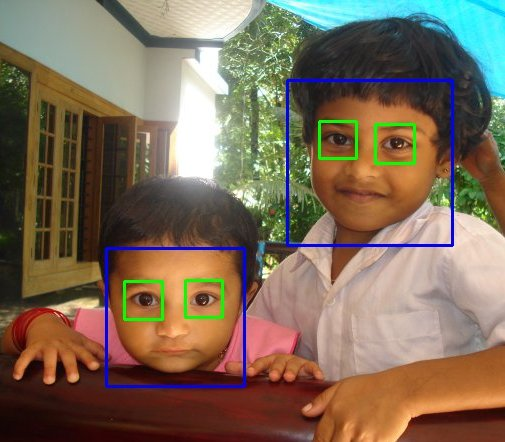
#> input picture opencv/face1.jpg, 505 x 442 px, given in place of video.avi, which was not available
$ python face_detection_v3.py   (Python 2 division)   (older library calls are emulated)
#> lines starting #> are read from the running program, lines starting #| are printed output that depends on the picture; pictures that were not available may be replaced by others from this repository, and a replacement may not be noted
#> in main, frame is the input picture: shape (442, 505, 3); mean B, G, R 87.8, 107.3, 125.1
### opencv/tracking/facedetector.py
# import the necessary packages
import cv2

class FaceDetector:
    def __init__(self, faceCascadePath):
        # load the face detector
        self.faceCascade = cv2.CascadeClassifier(faceCascadePath)

    def detect(self, image, scaleFactor = 1.1, minNeighbors = 5, minSize = (30, 30)):
        # detect faces in the image
        '''
        rects = self.faceCascade.detectMultiScale(image,
        scaleFactor = scaleFactor, minNeighbors = minNeighbors,
        minSize = minSize, flags = cv2.cv.CV_HAAR_SCALE_IMAGE)
        '''

        rects = self.faceCascade.detectMultiScale(image,
        scaleFactor = scaleFactor, minNeighbors = minNeighbors,
        minSize = minSize)

        # return the rectangles representing bounding
        # boxes around the faces
        return rects

### opencv/tracking/face_detection_v3.py
# import the necessary packages
from facedetector import FaceDetector
import cv2
import numpy as np

#Initialize the paramters carefully as result depend on them

OPENCV_HOME = "/Users/ssatpati/anaconda/pkgs/opencv3-3.1.0-py27_0/share/OpenCV/haarcascades/"

#Set the RATIO by which you want to resize the image.
#Based on the video quality decide the
RATIO = 2
#Enter the number of frames you want to track the face after detection
TRACK = 30
#Enter the number of frames to be skipped if no face is found
SKIP = 2
#Load the video. Enter the location of video on which you want to apply
cap = cv2.VideoCapture('../resources/video.avi')
# initialize the termination criteria for CAMSHIFT, indicating
# a maximum of ten iteRATIOns or movement by a least one pixel
# along with the bounding box of the ROI
termination = (cv2.TERM_CRITERIA_EPS | cv2.TERM_CRITERIA_COUNT, 10, 1)

############################################################################################
#Apply Viola-Jones to detect faces in the video. The coordinates corresponding to the top left and bottom
#right pixel will be returned as list which will be used as an input in the subsequent frames to track.
def VJFindFace(frame):
    #Include the global variables inside the scope of the function
    global RATIO, orig
    #list to store the corner coordinates of the faces found.Initially empty
    allRoiPts = []
    #generate a copy of the original frame
    orig = frame.copy()
    #resize the original image. Set the aspect RATIO
    dim = (frame.shape[1]/RATIO, frame.shape[0]/RATIO);
#> dim = (252, 221)
    # perform the actual resizing of the image and show it
    resized = cv2.resize(frame, dim, interpolation = cv2.INTER_AREA)
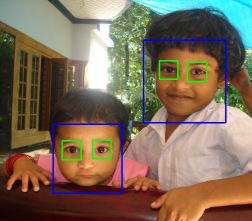
#> resized: shape (221, 252, 3); mean B, G, R 87.8, 107.3, 125.1
    #convert the frame to gray scale
    gray = cv2.cvtColor(resized, cv2.COLOR_BGR2GRAY)
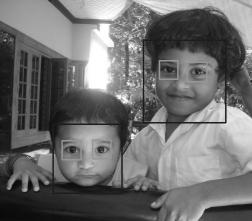
#> gray: shape (221, 252); min 9, max 255, mean 110.4
    # find faces in the gray scale frame of the video using Haar feature based trained classifier
    fd = FaceDetector('{0}/haarcascade_frontalface_default.xml'.format(OPENCV_HOME))
    faceRects = fd.detect(gray, scaleFactor = 1.1, minNeighbors = 4, minSize = (10, 10))
#> in detect, `rects = self.faceCascade.detectMultiScale(image, scaleFactor = scaleFa..`: rects = [[53, 123, 69, 69], [145, 42, 77, 77]]
#> faceRects = [[53, 123, 69, 69], [145, 42, 77, 77]]
    print "\n### Number of Faces: {0}\n".format(np.shape(faceRects)[0])
#| ### Number of Faces: 2
    # loop over the faces and draw a rectangle around each
    for (x, y, w, h) in faceRects:
        #This step is extremely crucial. Here we are trying to decrease the size of the bounding box
        #for the face detected area. The primary reason for this being the box identified by VJ contains
        #a part of background. Hence when we find the mean of this box at the time of tracking, the resulting
        #bounding box was much larger than the actual face region. Thus to eliminate the effect of background
        #changing the mean we decrease the window size, as the color of interest will be available in this area
        #for tracking in the upcoming frames.
        x = RATIO*(x+10)
        y = RATIO*(y+10)
        w = RATIO*(w-15)
        h = RATIO*(h-15)
        #Uncomment line 70, 76 and 77 to view the boxes around faces found using viola jones. Note that these
        #boxes will appear to be shifted and smaller size due to the opeRATIOn performed above
        #cv2.rectangle(frame, (x, y), (x + w, y + h), (0, 255, 255), 2)

        #Assign top left and bottom right pixel values each time Viola-Johnes is run
        #Append all the points detected for the face in the list
        allRoiPts.append((x, y, x+w, y+h))
#> this loop made 2 passes
#> (x, y, w, h) on passes 1 to 2: (126, 266, 108, 108), (310, 104, 124, 124)
#> after the loop, allRoiPts = [(126, 266, 234, 374), (310, 104, 434, 228)]
    #show the detected faces
    cv2.imshow("Faces", frame)
    cv2.waitKey(1)
    return allRoiPts

####################################################################################################################
#Track the faces found using CAMSHIFT algorithm
# [33 lines left out: function trackFace, not called in this run]

def calHist(allRoiPts):
    global orig
    allRoiHist = []
    #For each face found, convert it to HSV and calculate the histogram of
    #that region
    for roiPts in allRoiPts:
        # Grab the ROI for the bounding box by cropping and convert it
        # to the HSV color space.
        roi = orig[roiPts[1]:roiPts[-1], roiPts[0]:roiPts[2]]
        roi = cv2.cvtColor(roi, cv2.COLOR_BGR2HSV)

        # compute a HSV histogram for the ROI and store the
        # bounding box
        roiHist = cv2.calcHist([roi], [0], None, [16], [0, 180])
        roiHist = cv2.normalize(roiHist, roiHist, 0, 255, cv2.NORM_MINMAX)
        allRoiHist.append(roiHist);

    return allRoiHist


# [9 lines left out: function justShow, not called in this run]

####################################################################################################################
# This function decides the flow of the overall algorithm. It contains the main decision making structure of the
# program. It is smart each to know which algorithm to run i.e. either Viola-Jones or CAMSHIFT or the skip the frame
# in the case of no face found.
def main():
    #Include the global varibles for manipulation
    global cap
    total_faces_detected = 0
    i=0
    #While frames are present in the video
    while(cap.isOpened()):
        #Try to find the faces using Viola-Jones. If faces are found, give the
        #pass to track it else for next five frames don't check any faces. Repeat until
        #a face is found in the frame
        if i % 2 == 0:
            #Before each call empty the pervious faces and their hsv histograms
            allRoiPts = []
            allRoiHist = []

            #Read the frame and check if the frame is read. If these is some error reading the fram then return
            ret, frame = cap.read()
            if not ret:
                cap.release()
                cv2.destroyAllWindows()
                return
            #Capture the faces found in frame into a list
            allRoiPts = VJFindFace(frame)
#> allRoiPts = [(126, 266, 234, 374), (310, 104, 434, 228)]

            total_faces_detected += len(allRoiPts)
#> total_faces_detected = 2
            print "\n### Total Number of Faces Detected so far: {0}".format(total_faces_detected)
#| ### Total Number of Faces Detected so far: 2

            #Check if faces are found in the given frame
            #If the face/faces are found
            if len(allRoiPts) != 0:
                allRoiHist = calHist(allRoiPts)
#> the loop in calHist, `for roiPts in allRoiPts:` made 2 passes
#> pass 1, in calHist, `roi = orig[roiPts[1]:roiPts[-1], roiPts[0]:roiPts[2]]`:
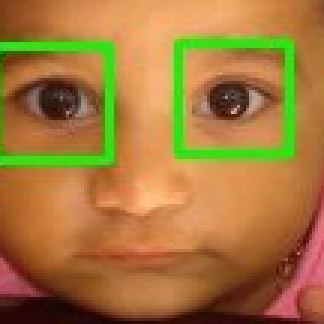
#> roi: shape (108, 108, 3) (shown 3 times larger); mean B, G, R 59.6, 120.2, 165.3
#> pass 2, in calHist, `roi = orig[roiPts[1]:roiPts[-1], roiPts[0]:roiPts[2]]`:
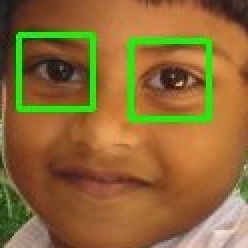
#> roi: shape (124, 124, 3) (shown 2 times larger); mean B, G, R 53.4, 106.1, 142.6
#> after the loop in calHist, `for roiPts in allRoiPts:`: allRoiHist = [[83.02, 255, 5.09, 16.62, 26.15, 2.31, 0, 0, 0, 0, 0, 0, 0, 0, 0, 13.11], [135.1, 255, 11.19, 19.45, 30.56, 6.2, 0.0898, 0.21, 0, 0.0599, 0.12, 0.0299, 0.0599, 0.0299, 0.15, 1.95]]
                i=i+1
            else:
                #If no face is found display the next five frames without any processing
                #To go for tracking in the next frame
                justShow()

        else:
            #Track the face found by viola jones for next TRACK number of frames using cam shift
            #print len(roiPts)
            error = trackFace(allRoiPts, allRoiHist)
            if error == -1:
                cap.release()
                cv2.destroyAllWindows()
                return
            i=i+1

        #Exit on key press of q
        if cv2.waitKey(1) & 0xFF == ord('q'):
#> (key q is pressed here)
            break

    cap.release()
    cv2.destroyAllWindows()

####################################################################################################################
# call main() function

if __name__ == "__main__":
    main()

$ run again, on opencv/messi5.jpg
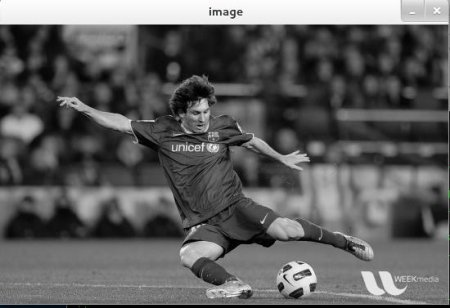
#> input picture opencv/messi5.jpg, 450 x 308 px, given in place of video.avi, which was not available
#> in main, frame is the input picture: shape (308, 450, 3); mean B, G, R 94.7, 94.7, 94.6
#> in VJFindFace, `resized = cv2.resize(frame, dim, interpolation = cv2.INTER_AREA)`:
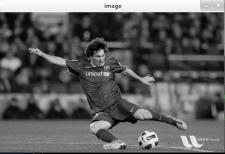
#> resized: shape (154, 225, 3); mean B, G, R 94.8, 94.8, 94.8
#> rects = ()
#| ### Number of Faces: 0
#> after the loop in VJFindFace, `for (x, y, w, h) in faceRects:`: allRoiPts = []
#> total_faces_detected = 0
#| ### Total Number of Faces Detected so far: 0

$ run again, on opencv/face2.jpeg
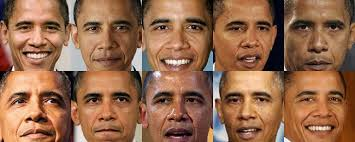
#> input picture opencv/face2.jpeg, 355 x 142 px, given in place of video.avi, which was not available
#> in main, frame is the input picture: shape (142, 355, 3); mean B, G, R 77.4, 105.1, 149.2
#> in VJFindFace, `gray = cv2.cvtColor(resized, cv2.COLOR_BGR2GRAY)`:
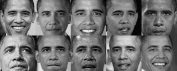
#> gray: shape (71, 177); min 2, max 243, mean 115.1
#> rects = [[108, 2, 32, 32], [73, 2, 33, 33], [38, 37, 30, 30], [108, 37, 30, 30], [145, 38, 29, 29], [36, 2, 33, 33], [3, 1, 33, 33], [142, 1, 33, 33], [73, 36, 32, 32]]
#> faceRects has the same summary as rects in detect
#| ### Number of Faces: 9
#> the loop in VJFindFace, `for (x, y, w, h) in faceRects:` made 9 passes
#> (x, y, w, h) on passes 1 to 8: (236, 24, 34, 34), (166, 24, 36, 36), (96, 94, 30, 30), (236, 94, 30, 30), (310, 96, 28, 28), (92, 24, 36, 36), (26, 22, 36, 36), (304, 22, 36, 36)
#> after the loop in VJFindFace, `for (x, y, w, h) in faceRects:`: allRoiPts = [(236, 24, 270, 58), (166, 24, 202, 60), (96, 94, 126, 124), (236, 94, 266, 124), (310, 96, 338, 124), (92, 24, 128, 60), (26, 22, 62, 58), (304, 22, 340, 58), (166, 92, 200, 126)]
#> total_faces_detected = 9
#| ### Total Number of Faces Detected so far: 9
#> the loop in calHist, `for roiPts in allRoiPts:` made 9 passes
#> (roiPts, roiHist) on passes 1 to 5: ((236, 24, 270, 58), [732, 420, 0, 0, 0, 0, 0, 0, 0, 0, 0, 0, 0, 0, 1, 3]), ((166, 24, 202, 60), [215.8, 255, 0, 0, 0, 0, 0, 0, 0, 0, 0, 0, 0, 0, 0, 0]), ((96, 94, 126, 124), [695, 195, 3, 5, 2, 0, 0, 0, 0, 0, 0, 0, 0, 0, 0, 0]), ((236, 94, 266, 124), [89.59, 255, 0, 0, 0, 0, 0, 0, 0, 0, 0, 0, 0, 0, 0, 0]), ((310, 96, 338, 124), [255, 202.5, 0, 0, 0, 0, 0, 0, 0, 0, 0, 0, 0, 0, 0, 0])
#> pass 2, in calHist, `roi = orig[roiPts[1]:roiPts[-1], roiPts[0]:roiPts[2]]`:
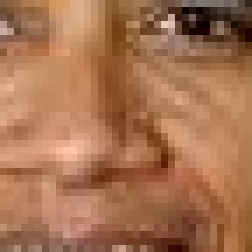
#> roi: shape (36, 36, 3) (shown 7 times larger); mean B, G, R 81.6, 113.9, 165.8
#> after the loop in calHist, `for roiPts in allRoiPts:`: allRoiHist = 9 items
